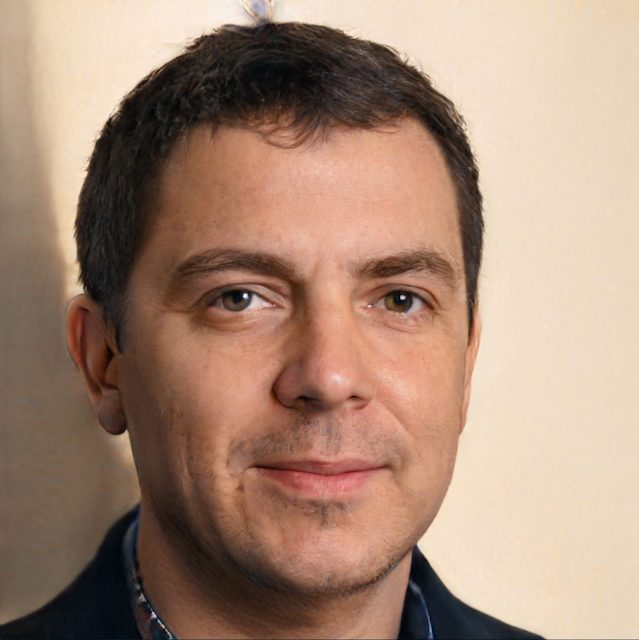
#> input picture src/peter.jpg, 639 x 640 px, found by its file name
$ python chapter6_alignImages.py
#> lines starting #> are read from the running program, lines starting #| are printed output that depends on the picture
### tutorial/imagePreview.py
import cv2
import numpy as np

def imagePreview(scale,imgArray):
    rows = len(imgArray)
    cols = len(imgArray[0])
    rowsAvailable = isinstance(imgArray[0], list)
    width = imgArray[0][0].shape[1]
    height = imgArray[0][0].shape[0]
    if rowsAvailable:
        for x in range ( 0, rows):
            for y in range(0, cols):
                if imgArray[x][y].shape[:2] == imgArray[0][0].shape [:2]:
                    imgArray[x][y] = cv2.resize(imgArray[x][y], (0, 0), None, scale, scale)
                else:
                    imgArray[x][y] = cv2.resize(imgArray[x][y], (imgArray[0][0].shape[1], imgArray[0][0].shape[0]), None, scale, scale)
                if len(imgArray[x][y].shape) == 2: imgArray[x][y]= cv2.cvtColor( imgArray[x][y], cv2.COLOR_GRAY2BGR)
        imageBlank = np.zeros((height, width, 3), np.uint8)
        hor = [imageBlank]*rows
        hor_con = [imageBlank]*rows
        for x in range(0, rows):
            hor[x] = np.hstack(imgArray[x])
        ver = np.vstack(hor)
    else:
        for x in range(0, rows):
            if imgArray[x].shape[:2] == imgArray[0].shape[:2]:
                imgArray[x] = cv2.resize(imgArray[x], (0, 0), None, scale, scale)
            else:
                imgArray[x] = cv2.resize(imgArray[x], (imgArray[0].shape[1], imgArray[0].shape[0]), None,scale, scale)
            if len(imgArray[x].shape) == 2: imgArray[x] = cv2.cvtColor(imgArray[x], cv2.COLOR_GRAY2BGR)
        hor= np.hstack(imgArray)
        ver = hor
    return ver


# [5 lines left out: function resizeWithRatio, not called in this run]


# [5 lines of commented-out code are left out]

### tutorial/chapter6_alignImages.py
import cv2
import numpy as np
from imagePreview import imagePreview

PATH = "/Users/los_napath/PycharmProjects/openCV/src/peter.jpg"

img = cv2.imread(PATH)
#> img is the input picture: shape (640, 639, 3); mean B, G, R 118.5, 137.6, 166.8
img = cv2.resize(img, (200, 200))
#> img: shape (200, 200, 3)

imgGray = cv2.cvtColor(img, cv2.COLOR_BGR2GRAY)
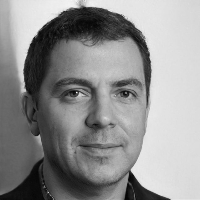
#> imgGray: shape (200, 200); min 4, max 246, mean 144.1

hor = np.hstack((img, img))
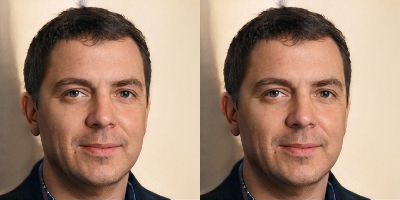
#> hor: shape (200, 400, 3); mean B, G, R 118.5, 137.5, 166.8
ver = np.vstack((img, img))
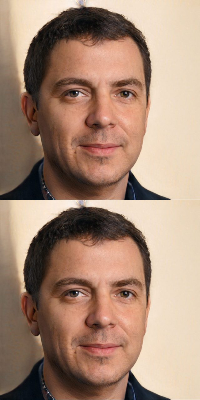
#> ver: shape (400, 200, 3); mean B, G, R 118.5, 137.5, 166.8


# [7 lines of commented-out code are left out]


imgStack = imagePreview(2, [img, img, imgGray])
#> in imagePreview, `rows = len(imgArray)`: rows = 3
#> in imagePreview, `cols = len(imgArray[0])`: cols = 200
#> in imagePreview, `rowsAvailable = isinstance(imgArray[0], list)`: rowsAvailable = False
#> after the loop in imagePreview, `for x in range(0, rows):`: imgArray = 3 items
#> in imagePreview, `hor= np.hstack(imgArray)`:
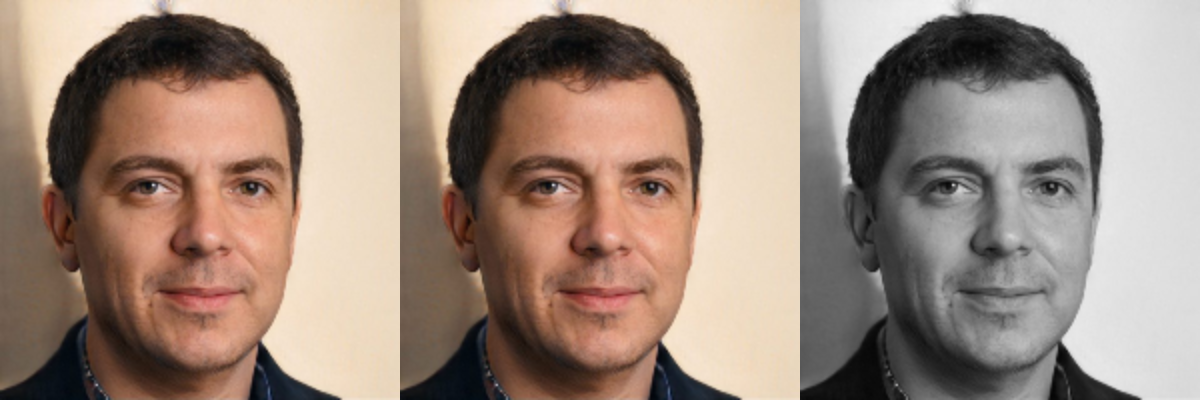
#> hor: shape (400, 1200, 3); mean of channels 0, 1, 2 127, 139.7, 159.2; drawn as B, G, R
cv2.imshow("Preview", imgStack)
cv2.waitKey(0)

$ run again, with src/people.jpg copied over src/peter.jpg
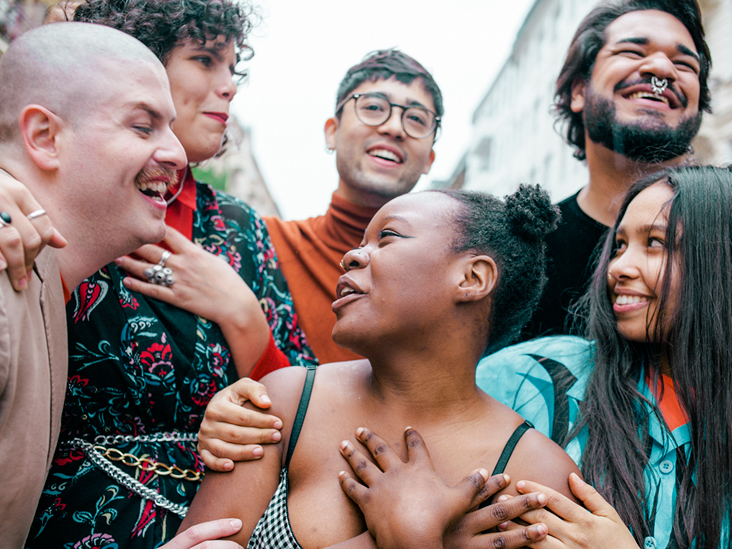
#> input picture src/people.jpg, 732 x 549 px, found by its file name
#> img is the input picture: shape (549, 732, 3); mean B, G, R 121.5, 125.1, 138.3
#> img: shape (200, 200, 3)
#> `ver = np.vstack((img, img))`:
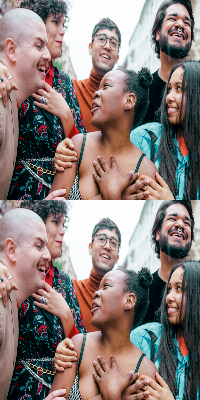
#> ver: shape (400, 200, 3); mean B, G, R 121.4, 125, 138.2
#> rows = 3
#> cols = 200
#> rowsAvailable = False
#> after the loop in imagePreview, `for x in range(0, rows):`: imgArray = 3 items
#> in imagePreview, `hor= np.hstack(imgArray)`:
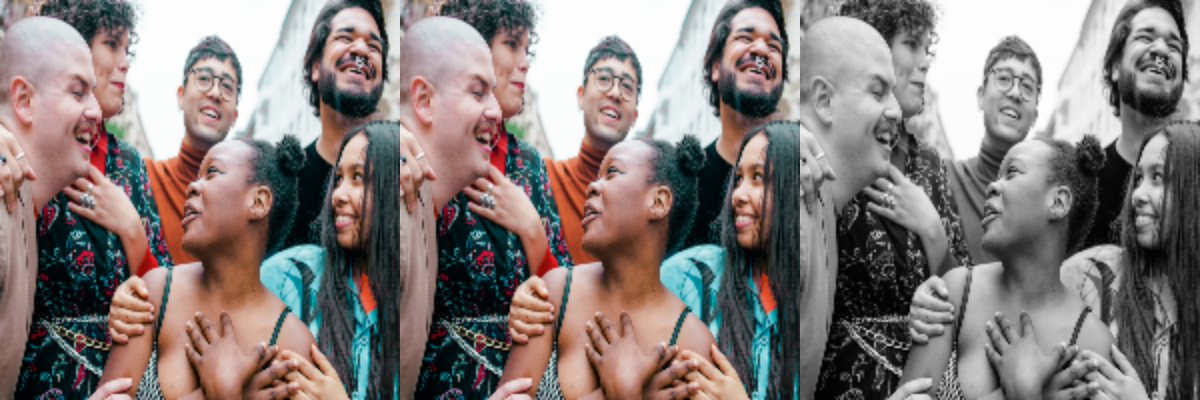
#> hor: shape (400, 1200, 3); mean of channels 0, 1, 2 123.7, 126.1, 134.9; drawn as B, G, R
